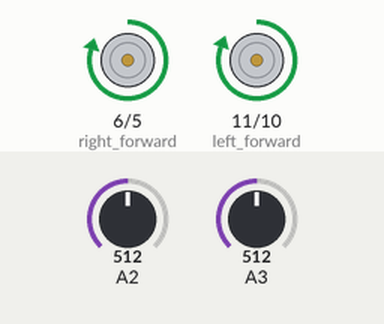
A sketch run on a simulated Arduino Uno, built with avr-gcc and run on an emulated ATmega328P. On the bench: motor-driver pin pairs drawn as motors (green arrow = first pin HIGH = forward, orange = second pin HIGH = backward, longer = more drive). Inputs (shaded band) come from the test bench; at power-on: A2 = 512, A3 = 512.

Above: at 4.2 s.
4.3 s: A2 set to 532
At 5.5 s:
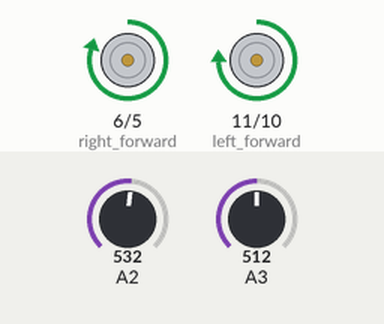
5.8 s: A3 set to 716
At 6.9 s:
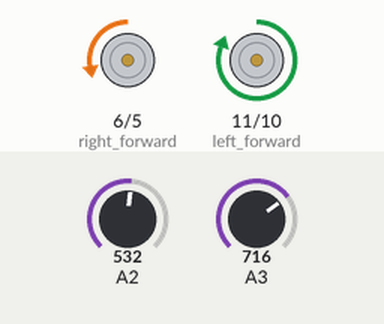
7.3 s: A2 set to 511
At 8.1 s:
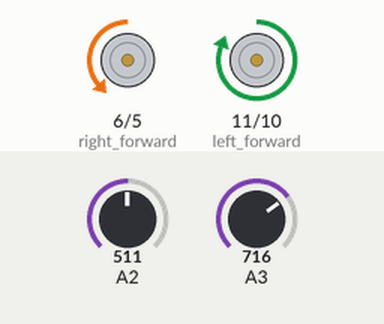
8.8 s: A3 set to 900
At 9.4 s:
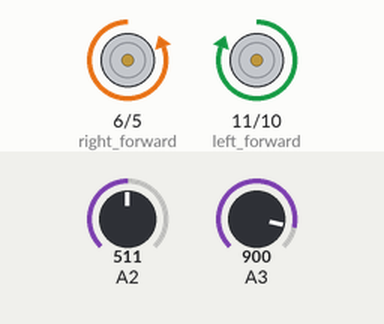
Timing chart, 0 to 11.3 s (numbered marks = the images above; inputs shaded):
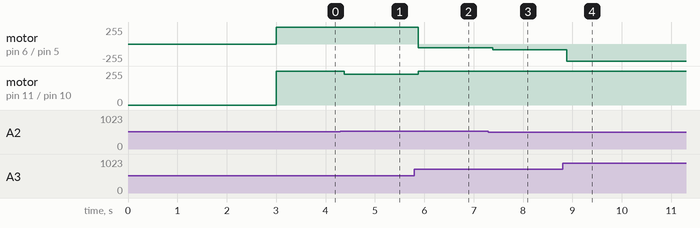

The sketch:

final_comp.ino
```cpp
// debugging
boolean debug_sensor = false;
// sensor readings (0-1023)
int t0, t1, t2, t3, t4, t5;
// sensor standards (0-1023)
int white_A2;
int white_A3;
// motor digital io
const int left_forward = 11;
const int left_reverse = 10;
const int right_forward = 6;
const int right_reverse = 5;

// establish a digital "standard"
void calibrate() {
  // A0-A1-A2-----A3-A4-A5
  white_A2 = analogRead(A2);
  white_A3 = analogRead(A3);
  delay(3000); // short pause
}

// control variables
// duty is "max" speed
int duty = 255; // PWM duty cycle (0-255) maps to (0%-100%)
// right motor seems to be faster than left
int compensation = 4;
// the minimum diff_diff for "non-straight"
int threshold = 6;
// speed variable
int s; // new speed

void motor_logic() {
  // compare to digital standards
  int diff_A2 = abs(white_A2-t2);
  int diff_A3 = abs(white_A3-t3);
  int diff_diff = abs(diff_A2-diff_A3);

  // if they're both black, go straight
  if (diff_A2 > 200 && diff_A3 > 200) {
    set_right_motor(255-compensation, 0);
    set_left_motor(255, 0);
    return;
  }
  // is the difference negligible?
  if (diff_diff < threshold) {
    // if so then go straight
    set_right_motor(duty-compensation, 0);
    set_left_motor(duty, 0);
  }

  // calculate lag
  if (diff_diff > 300) {
    diff_diff = 300; // capped max
  } else if (diff_diff <=6 ) {
    diff_diff = 6; // capped min
  }
  s = 255 - ((diff_diff-6)*85/49); // 510 over 294

  // debugging
  /*
  Serial.println(' ');
  Serial.print(diff_A2);
  Serial.print("\t");
  Serial.print(diff_A3);
  Serial.print("\t");
  Serial.print(diff_diff);
  Serial.print("\t");
  Serial.print(s);
  Serial.println(' ');
  //*/

  // adjust speeds
  if (diff_A2 > diff_A3) { // left turn
    set_right_motor(duty-compensation, 0);
    if (s > 0) {
      set_left_motor(s, 0);
    } else {
      set_left_motor(0,abs(s));
    }
  } else if (diff_A2 < diff_A3) { // right turn
    if (s > 0) {
      set_right_motor(s-compensation, 0);
    } else {
      set_right_motor(0,abs(s));
    }
    set_left_motor(duty, 0);
  } else {
    // just go straight
    set_right_motor(duty-compensation, 0);
    set_left_motor(duty, 0);
  }
}

// helpers
void set_right_motor(int duty1, int duty2) {
  analogWrite(right_forward, duty1);
  analogWrite(right_reverse,duty2);
}
void set_left_motor(int duty1, int duty2) {
  analogWrite(left_forward,duty1);
  analogWrite(left_reverse,duty2);
}

// Initialization
void setup() {
  // motor pins
  pinMode(right_forward,OUTPUT);
  pinMode(right_reverse,OUTPUT);
  pinMode(left_forward,OUTPUT);
  pinMode(left_reverse,OUTPUT);
  // for debugging
  Serial.begin(9600);
  // set digital standards
  calibrate();
}

// infinite loop
void loop() {
  read_sensors();
  motor_logic();
  //run_debug_logic();

  // let ADC settle
  delay(125);
}

// read QRD1114's
void read_sensors() {
  t2 = analogRead(A2);
  t3 = analogRead(A3);
}

// debug info - Serial
void run_debug_logic() {
  if (debug_sensor) {
    Serial.println(' ');
    Serial.print(t2);
    Serial.print("\t");
    Serial.print(t3);
    Serial.print("\t");
    Serial.println(' ');
  }
}
```

Measured:
- after the input at 4.3 s, motor on pin 11 (left_forward) / pin 10 (left_reverse): forward 255/255 → forward 231/255 after 0.08 s
- after the input at 5.8 s, motor on pin 6 (right_forward) / pin 5 (right_reverse): forward 251/255 → backward 53/255 after 0.08 s; motor on pin 11 (left_forward) / pin 10 (left_reverse): forward 231/255 → forward 255/255 after 0.08 s
- after the input at 7.3 s, motor on pin 6 (right_forward) / pin 5 (right_reverse): backward 53/255 → backward 86/255 after 0.09 s
- after the input at 8.8 s, motor on pin 6 (right_forward) / pin 5 (right_reverse): backward 86/255 → backward 255/255 after 0.09 s
